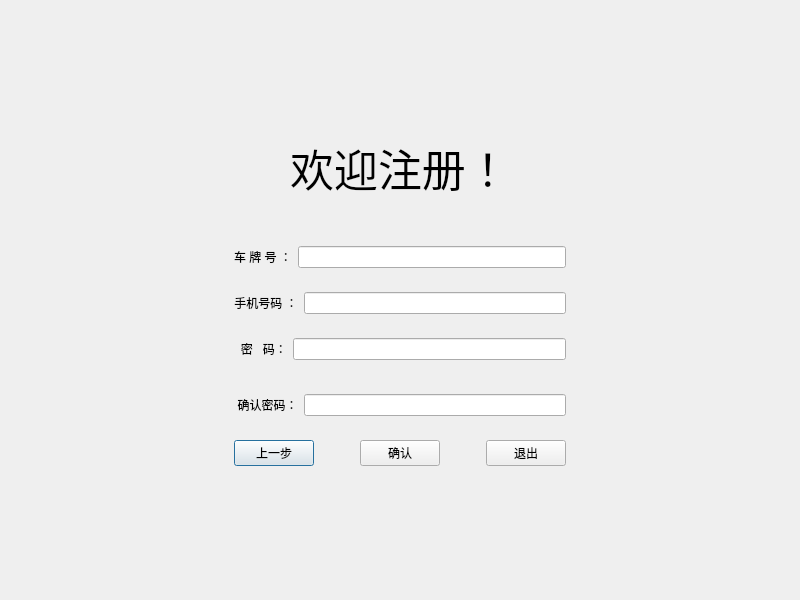
<?xml version="1.0" encoding="UTF-8"?>
<ui version="4.0">
 <class>Register</class>
 <widget class="QDialog" name="Register">
  <property name="geometry">
   <rect>
    <x>0</x>
    <y>0</y>
    <width>800</width>
    <height>600</height>
   </rect>
  </property>
  <property name="windowTitle">
   <string>注册</string>
  </property>
  <layout class="QGridLayout" name="gridLayout">
   <item row="0" column="1">
    <spacer name="verticalSpacer_7">
     <property name="orientation">
      <enum>Qt::Vertical</enum>
     </property>
     <property name="sizeHint" stdset="0">
      <size>
       <width>20</width>
       <height>94</height>
      </size>
     </property>
    </spacer>
   </item>
   <item row="1" column="0">
    <spacer name="horizontalSpacer_3">
     <property name="orientation">
      <enum>Qt::Horizontal</enum>
     </property>
     <property name="sizeHint" stdset="0">
      <size>
       <width>184</width>
       <height>20</height>
      </size>
     </property>
    </spacer>
   </item>
   <item row="1" column="1" rowspan="2">
    <layout class="QVBoxLayout" name="verticalLayout">
     <item>
      <widget class="QLabel" name="label">
       <property name="font">
        <font>
         <family>华文隶书</family>
         <pointsize>33</pointsize>
        </font>
       </property>
       <property name="text">
        <string>欢迎注册！</string>
       </property>
       <property name="alignment">
        <set>Qt::AlignCenter</set>
       </property>
      </widget>
     </item>
     <item>
      <spacer name="verticalSpacer">
       <property name="orientation">
        <enum>Qt::Vertical</enum>
       </property>
       <property name="sizeHint" stdset="0">
        <size>
         <width>20</width>
         <height>40</height>
        </size>
       </property>
      </spacer>
     </item>
     <item>
      <layout class="QHBoxLayout" name="horizontalLayout">
       <item>
        <widget class="QLabel" name="label_5">
         <property name="text">
          <string>车 牌 号 ：</string>
         </property>
         <property name="alignment">
          <set>Qt::AlignCenter</set>
         </property>
        </widget>
       </item>
       <item>
        <widget class="QLineEdit" name="CarIdEdit"/>
       </item>
      </layout>
     </item>
     <item>
      <spacer name="verticalSpacer_5">
       <property name="orientation">
        <enum>Qt::Vertical</enum>
       </property>
       <property name="sizeHint" stdset="0">
        <size>
         <width>20</width>
         <height>18</height>
        </size>
       </property>
      </spacer>
     </item>
     <item>
      <layout class="QHBoxLayout" name="horizontalLayout_2">
       <item>
        <widget class="QLabel" name="label_2">
         <property name="text">
          <string>手机号码 ：</string>
         </property>
         <property name="alignment">
          <set>Qt::AlignCenter</set>
         </property>
        </widget>
       </item>
       <item>
        <widget class="QLineEdit" name="phoneEdit">
         <property name="text">
          <string/>
         </property>
        </widget>
       </item>
      </layout>
     </item>
     <item>
      <spacer name="verticalSpacer_2">
       <property name="orientation">
        <enum>Qt::Vertical</enum>
       </property>
       <property name="sizeHint" stdset="0">
        <size>
         <width>20</width>
         <height>18</height>
        </size>
       </property>
      </spacer>
     </item>
     <item>
      <layout class="QHBoxLayout" name="horizontalLayout_3">
       <item>
        <widget class="QLabel" name="label_3">
         <property name="text">
          <string>  密   码：</string>
         </property>
         <property name="alignment">
          <set>Qt::AlignCenter</set>
         </property>
        </widget>
       </item>
       <item>
        <widget class="QLineEdit" name="regPasswordEdit">
         <property name="echoMode">
          <enum>QLineEdit::Password</enum>
         </property>
        </widget>
       </item>
      </layout>
     </item>
     <item>
      <spacer name="verticalSpacer_3">
       <property name="orientation">
        <enum>Qt::Vertical</enum>
       </property>
       <property name="sizeHint" stdset="0">
        <size>
         <width>20</width>
         <height>28</height>
        </size>
       </property>
      </spacer>
     </item>
     <item>
      <layout class="QHBoxLayout" name="horizontalLayout_4">
       <item>
        <widget class="QLabel" name="label_4">
         <property name="text">
          <string> 确认密码：</string>
         </property>
         <property name="alignment">
          <set>Qt::AlignCenter</set>
         </property>
        </widget>
       </item>
       <item>
        <widget class="QLineEdit" name="confirmPasswordEdit">
         <property name="echoMode">
          <enum>QLineEdit::Password</enum>
         </property>
        </widget>
       </item>
      </layout>
     </item>
     <item>
      <spacer name="verticalSpacer_4">
       <property name="orientation">
        <enum>Qt::Vertical</enum>
       </property>
       <property name="sizeHint" stdset="0">
        <size>
         <width>20</width>
         <height>18</height>
        </size>
       </property>
      </spacer>
     </item>
     <item>
      <layout class="QHBoxLayout" name="horizontalLayout_5">
       <item>
        <widget class="QPushButton" name="backBtn">
         <property name="text">
          <string>上一步</string>
         </property>
        </widget>
       </item>
       <item>
        <spacer name="horizontalSpacer">
         <property name="orientation">
          <enum>Qt::Horizontal</enum>
         </property>
         <property name="sizeHint" stdset="0">
          <size>
           <width>40</width>
           <height>20</height>
          </size>
         </property>
        </spacer>
       </item>
       <item>
        <widget class="QPushButton" name="regConfirmBtn">
         <property name="text">
          <string>确认</string>
         </property>
        </widget>
       </item>
       <item>
        <spacer name="horizontalSpacer_2">
         <property name="orientation">
          <enum>Qt::Horizontal</enum>
         </property>
         <property name="sizeHint" stdset="0">
          <size>
           <width>40</width>
           <height>20</height>
          </size>
         </property>
        </spacer>
       </item>
       <item>
        <widget class="QPushButton" name="exitBtn">
         <property name="text">
          <string>退出</string>
         </property>
        </widget>
       </item>
      </layout>
     </item>
    </layout>
   </item>
   <item row="2" column="2">
    <spacer name="horizontalSpacer_4">
     <property name="orientation">
      <enum>Qt::Horizontal</enum>
     </property>
     <property name="sizeHint" stdset="0">
      <size>
       <width>183</width>
       <height>20</height>
      </size>
     </property>
    </spacer>
   </item>
   <item row="3" column="1">
    <spacer name="verticalSpacer_6">
     <property name="orientation">
      <enum>Qt::Vertical</enum>
     </property>
     <property name="sizeHint" stdset="0">
      <size>
       <width>20</width>
       <height>93</height>
      </size>
     </property>
    </spacer>
   </item>
  </layout>
 </widget>
 <resources/>
 <connections/>
</ui>
